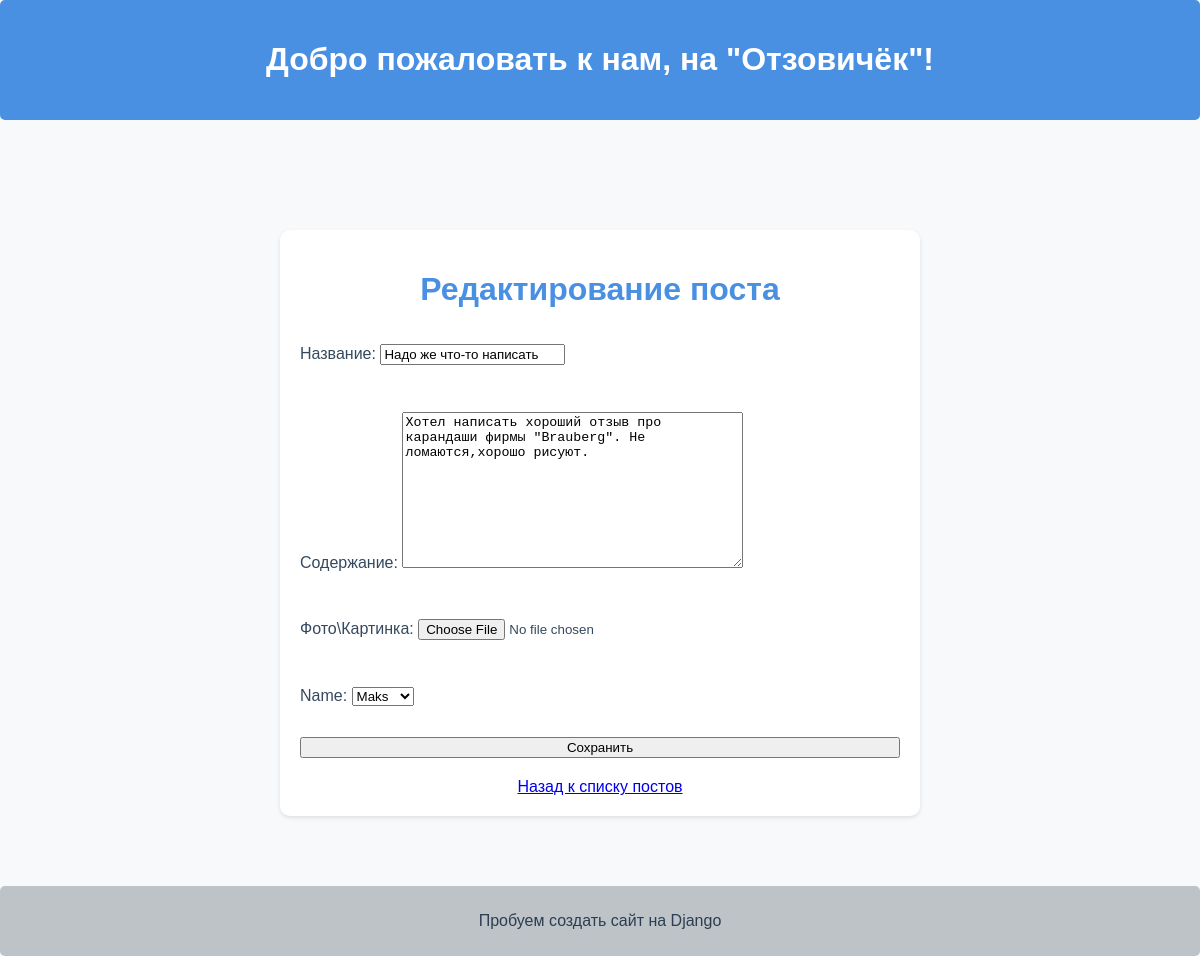
/post/edit/4/, run on the app's committed database.
### posts/models.py (models this page shows, shortened)
class Post(models.Model):
    title = models.CharField(max_length=250, verbose_name='Название:')
    content = models.TextField(verbose_name='Содержание')
    image = models.ImageField(upload_to='posts_images', null=True, blank=True, verbose_name='Фото\Картинка:')
    name = models.ForeignKey(User, on_delete=models.CASCADE)
    date_create = models.DateTimeField(auto_now_add=True)

### posts/views.py (the view)
# urls.py: path('post/edit/<int:pk>/', post_edit, name='post_edit'),
def post_edit(request, pk):
    post = get_object_or_404(Post, pk=pk)
    if request.method == 'POST':
        form = PostForm(request.POST, instance=post, files=request.FILES)
        if form.is_valid():
            form.save()
            return redirect('posts:index')
    else:
        form = PostForm(instance=post)
    context = {'form': form}
    return render(request, 'post_form.html', context)

### posts/forms.py
class PostForm(forms.ModelForm):
    class Meta:
        model = Post
        fields = ['title', 'content', 'image', 'name']

### users/models.py (called while the page is built)
    def __str__(self):
        return self.username

### posts/templates/post_form.html (shortened to what this page needs)
{% extends 'base.html' %}
{% load static%}
{% block content %}
<div class="post-form">
    <h1>{% if form.instance.pk %}Редактирование поста
        {% else %}Создание нового поста
        {% endif %}
    </h1>
    <form method="post" enctype="multipart/form-data">
        {{ form.as_p }}
        <button type="submit">Сохранить</button>
    </form>
    <div class="form-links">
        <a href="{% url 'posts:index' %}">Назад к списку постов</a>
    </div>
</div>
{% endblock %}

### static/css/style.css (style rules this page uses)
body { font-family: Arial, sans-serif; background-color: #f8f9fa; margin: 0; padding: 0; color: #34495e; }
.post-form { max-width: 600px; margin: 50px auto; padding: 20px; background-color: #fff; border-radius: 10px; box-shadow: 0 2px 4px rgba(0, 0, 0, 0.1); }
.post-form h1 { color: #4a90e2; margin-bottom: 20px; text-align: center; }
.post-form form { display: flex; flex-direction: column; gap: 15px; }
.form-links { margin-top: 20px; text-align: center; }

### data on the page
Post: title "Надо же что-то написать", content "Хотел написать хороший отзыв про карандаши фирмы \"Brauberg\". Не ломаются,хорошо рисуют.", name "Maks"
